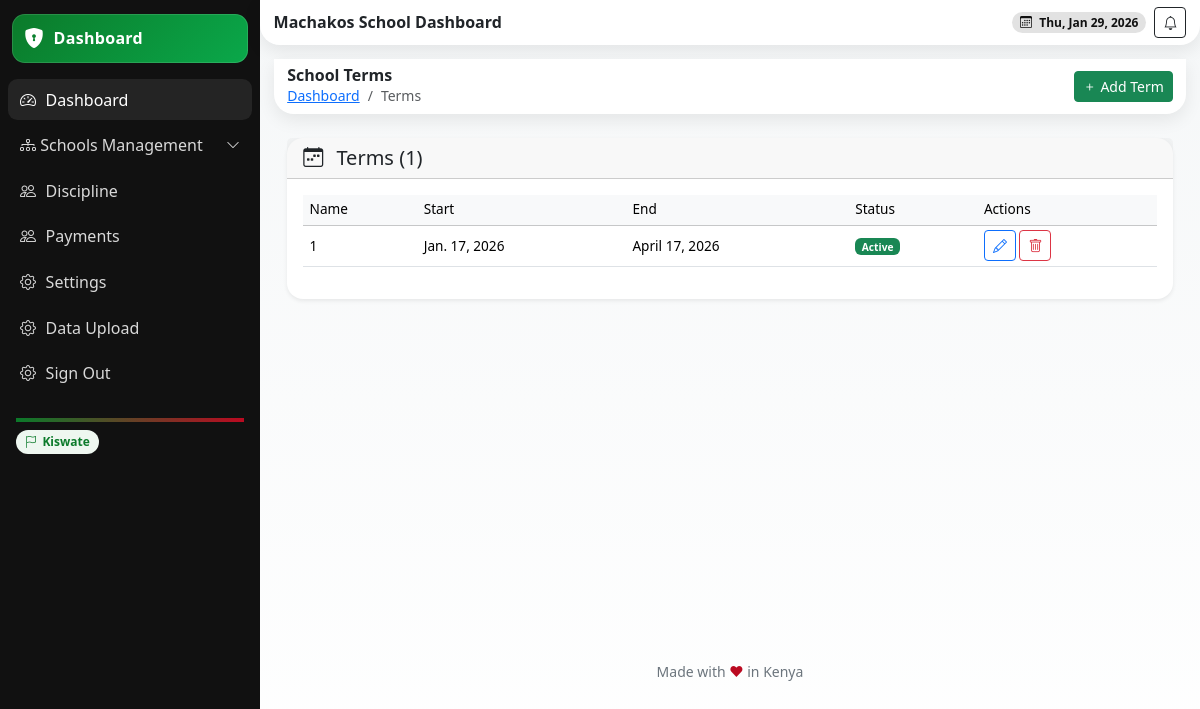
Page /terms/ (signed in) on the committed database.
### school/models.py (models this page shows, shortened)
class School(models.Model):
    name = models.CharField(max_length=255)
    school_admin = models.OneToOneField(User, on_delete=models.CASCADE, related_name='school_admin_profile')
    code = models.CharField(max_length=50, unique=True)
    address = models.TextField(blank=True)
    contact_email = models.EmailField()
    contact_phone = models.CharField(max_length=15)
    county = models.ForeignKey(County, on_delete=models.SET_NULL, null=True, blank=True)
    city = models.ForeignKey(City, on_delete=models.SET_NULL, null=True, blank=True)
    constituency = models.ForeignKey(Constituency, on_delete=models.SET_NULL, null=True, blank=True)
    sub_county = models.ForeignKey(SubCounty, on_delete=models.SET_NULL, null=True, blank=True)
    ward = models.ForeignKey(Ward, on_delete=models.SET_NULL, null=True, blank=True)
    created_at = models.DateTimeField(auto_now_add=True)
    is_active = models.BooleanField(default=True)

class Term(models.Model):
    year = models.ForeignKey(AcademicYear, on_delete=models.CASCADE, blank=True, null=True, related_name='terms')
    school = models.ForeignKey('School', on_delete=models.CASCADE, related_name='terms')
    name = models.CharField(max_length=80)
    start_date = models.DateField()
    end_date = models.DateField()
    is_active = models.BooleanField(default=False)
    class Meta:
        unique_together = ('school', 'name')
    class Meta:
        ordering = ['-start_date']

### school/views.py (the view)
# urls.py: path("terms/", views.term_list, name="term-list"),
def term_list(request):
    try:
        school = request.user.school_admin_profile
    except AttributeError as e:
        logger.warning(f"Permission denied for user {request.user.email}: {e}")
        messages.error(request, f"You do not have permission to access this page. (User: {request.user.email})")
        return redirect('school:dashboard')
    terms = Term.objects.filter(school=school)
    form = TermForm()
    return render(request, "school/terms.html", {"school": school, "terms": terms, "form": form})

### templates/school/terms.html (shortened to what this page needs)
{% extends 'school/base.html' %}
{% block content %}
<header class="header d-flex align-items-center justify-content-between">
  <div class="d-flex align-items-center gap-2">
    <div>
      <h6 class="m-0 fw-bold">School Terms</h6>
      <nav aria-label="breadcrumb" class="small">
        <ol class="breadcrumb mb-0">
          <li class="breadcrumb-item"><a href="{% url 'school:dashboard' %}">Dashboard</a></li>
          <li class="breadcrumb-item active" aria-current="page">Terms</li>
        </ol>
      </nav>
    </div>
  </div>
  <div>
    <button class="btn btn-sm btn-success"
            data-bs-toggle="modal"
            data-bs-target="#termModal"
            data-mode="create">
      <i class="bi bi-plus"></i> Add Term
    </button>
  </div>
</header>
<section class="content container-fluid py-4">
  <div class="card shadow-sm border-0 rounded-4">
    <div class="card-header d-flex justify-content-between align-items-center">
      <h5 class="mb-0"><i class="bi bi-calendar-week me-2"></i> Terms ({{ terms.count }})</h5>
    </div>
    <div class="card-body">
      <div class="table-responsive">
        <table class="table table-hover align-middle">
          <thead class="table-light">
            <tr>
              <th>Name</th>
              <th>Start</th>
              <th>End</th>
              <th>Status</th>
              <th>Actions</th>
            </tr>
          </thead>
          <tbody>
            {% for term in terms %}
            <tr>
              <td>{{ term.name }}</td>
              <td>{{ term.start_date }}</td>
              <td>{{ term.end_date }}</td>
              <td>
                {% if term.is_active %}
                  <span class="badge bg-success">Active</span>
                {% else %}
                  <span class="badge bg-secondary">Inactive</span>
                {% endif %}
              </td>
              <td>
                <button class="btn btn-sm btn-outline-primary"
                        data-bs-toggle="modal"
                        data-bs-target="#termModal"
                        data-mode="edit"
                        data-id="{{ term.id }}"
                        data-name="{{ term.name }}"
                        data-start="{{ term.start_date }}"
                        data-end="{{ term.end_date }}"
                        data-active="{{ term.is_active }}">
                  <i class="bi bi-pencil"></i>
                </button>
                <button class="btn btn-sm btn-outline-danger"
                        data-bs-toggle="modal"
                        data-bs-target="#deleteModal"
                        data-id="{{ term.id }}"
                        data-name="{{ term.name }}">
                  <i class="bi bi-trash"></i>
                </button>
              </td>
            </tr>
            {% empty %}
            <tr>
              <td colspan="5" class="text-center text-muted py-4">No terms found.</td>
            </tr>
            {% endfor %}
          </tbody>
        </table>
      </div>
    </div>
  </div>
</section>
{% endblock %}

### templates/school/base.html (shortened to what this page needs)
{% load static %}
{% load tz %}
{% load widget_tweaks %}
{% load dict_extras %}
{% load dict_filters %}
{% load dict_filter %}
<!DOCTYPE html>
<html lang="en">
<head>
  <link href="https://cdn.jsdelivr.net/npm/bootstrap@5.3.3/dist/css/bootstrap.min.css" rel="stylesheet" />
  <link href="https://cdn.jsdelivr.net/npm/bootstrap-icons@1.11.3/font/bootstrap-icons.css" rel="stylesheet" />
  <link href="https://cdn.jsdelivr.net/npm/aos@2.3.4/dist/aos.css" rel="stylesheet" />
</head>
<body>
  <div class="app">
    <aside class="sidebar" id="sidebar">
      <div class="brand" data-aos="fade-right">
        <i class="bi bi-shield-lock-fill"></i>
         <span>{% if request.user.is_superuser %}Admin Dashboard{% elif request.user.is_teacher %} Teacher Dashboard
          {% elif request.user.is_parent %} Parent Dashboard{% elif request.user.is_student %} Student Dashboard{% elif request.user.is_school_staff %} Staff Dashboard {% else %} Dashboard {% endif %}</span></a>
      </div>
      <nav class="d-flex flex-column gap-1">
      <a class="side-link active" href="{% url 'school:dashboard' %}">
        <i class="bi bi-speedometer2"></i> Dashboard
      </a>
      <a class="side-link d-flex justify-content-between align-items-center"
        data-bs-toggle="collapse" href="#agencyMenu" role="button" aria-expanded="false" aria-controls="agencyMenu">
        <span><i class="bi bi-diagram-3"></i> Schools Management</span>
        <i class="bi bi-chevron-down small"></i>
      </a>
      <a class="side-link" href="{% url 'school:school-discipline' %}"><i class="bi bi-people"></i> Discipline</a>
      <a class="side-link" href=""><i class="bi bi-people"></i> Payments</a>
      <a class="side-link" href="{% url 'school:school-settings' %}"><i class="bi bi-gear"></i> Settings</a>
      <a class="side-link" href="{% url 'school:upload_excel_page' %}"><i class="bi bi-gear"></i> Data Upload</a>
      <a class="side-link" href="{% url 'userauths:sign-out' %}">
        <i class="bi bi-gear"></i> Sign Out
      </a>
    </nav>
      <div class="mt-3 p-2 small text-secondary">
        <div class="k-accent mb-2"></div>
        <div><span class="k-pill"><i class="bi bi-flag"></i> Kiswate</span></div>
      </div>
    </aside>
    <main class="main">
      <header class="header d-flex align-items-center justify-content-between">
        <div class="d-flex align-items-center gap-2">
          <h6 class="m-0 fw-bold">{{school.name}} Dashboard</h6>
        </div>
        <div class="d-flex align-items-center gap-2">
          <span class="badge badge-dark rounded-pill px-2 py-1"><i class="bi bi-calendar3 me-1"></i> <span id="today"></span></span>
          <button class="btn btn-sm btn-outline-dark"><i class="bi bi-bell"></i></button>
        </div>
      </header>
      <section class="content container-fluid" style="min-height: 600px;">
        {% block content %} {% endblock %}
      </section>
      <div class="text-center small text-secondary my-3">Made with <span style="color:var(--kenya-red)">❤</span> in Kenya</div>
    </main>
  </div>
</body>
</html>

### templates/school/base.html (style rules this page uses)
:root { --kenya-green: #0b7a2a; --kenya-red: #bb0a21; --kenya-black: #111111; --kenya-white: #ffffff; --kenya-grey: #f5f7f8; --radius-xl: 1.25rem; --shadow-soft: 0 6px 18px rgba(0,0,0,.08); --space-compact: .5rem; }
html, body { height: 100%; }
body { background: linear-gradient(180deg, var(--kenya-grey), #fff); }
.app { display: grid; grid-template-columns: 260px 1fr; min-height: 100vh; }
.sidebar { background: var(--kenya-black); color: var(--kenya-white); position: sticky; top: 0; height: 100vh; padding: var(--space-compact); }
.brand { display: flex; align-items: center; gap: .6rem; padding: .6rem .75rem; border-radius: .8rem; background: linear-gradient(135deg, var(--kenya-green), #0aa84a); box-shadow: inset 0 0 0 1px rgba(255,255,255,.12); margin: .35rem .25rem 1rem; }
.brand i { font-size: 1.25rem; color: var(--kenya-white); }
.brand span { font-weight: 700; letter-spacing: .3px; }
.side-link { color: #d9d9d9; text-decoration: none; display: flex; align-items: center; gap: .6rem; padding: .55rem .75rem; border-radius: .6rem; }
.side-link:hover, .side-link.active { background: rgba(255,255,255,.08); color: #fff; }
.header { background: #fff; box-shadow: var(--shadow-soft); border-radius: 0 0 var(--radius-xl) var(--radius-xl); padding: .45rem .85rem; position: sticky; top: 0; z-index: 10; }
.content { padding: .85rem; }
.k-pill { display: inline-flex; align-items: center; gap: .35rem; border-radius: 999px; padding: .2rem .55rem; font-size: .75rem; background: #eef7f0; color: var(--kenya-green); font-weight: 600; }
.k-accent { height: 4px; background: linear-gradient(90deg, var(--kenya-green), var(--kenya-red)); }
.badge-dark { background: rgba(17,17,17,.12); color: var(--kenya-black); }
.table { font-size: 0.85rem; }
.table td, .table th { padding: 0.3rem 0.4rem; vertical-align: middle; }
.table thead th { font-weight: 500; background-color: #f8f9fa; }

### rows in the picture
School: name "Machakos School"
Term: name "1", start_date "Jan. 17, 2026", end_date "April 17, 2026", is_active "Active"

### other values in the picture
{{ terms.count }} "1"
